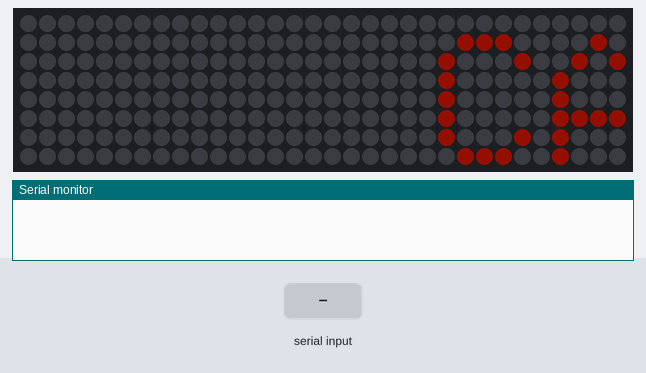
The program below on a simulated ESP8266 (NodeMCU). Shown: 32×8 RGB LED matrix (first LED top left, wired row by row), the last lines printed to the serial monitor. Inputs (shaded band) come from the test bench. Dim RGB values are drawn brighter than linear.

Above: at 6.26 s.
6.3 s: "1\n" received over Serial
At 11.5 s:
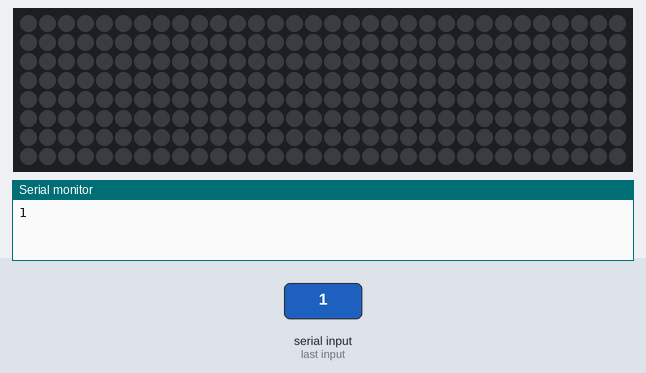
At 12.14 s:
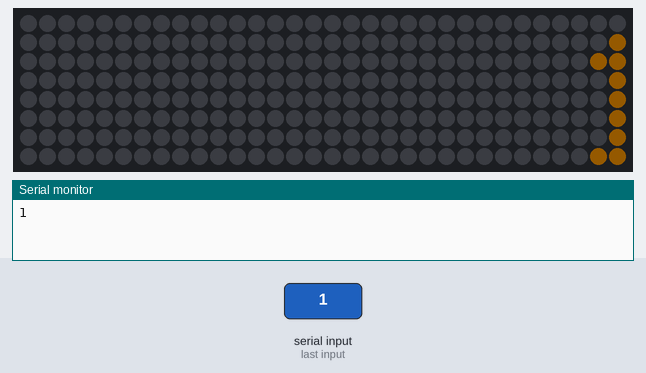

The program:

main.cpp
```cpp
#include <Arduino.h>
#include <TaskScheduler.h>
#include <Adafruit_GFX.h>
#include <Adafruit_NeoMatrix.h>
#include <Adafruit_NeoPixel.h>
#define PIN D7
String texto = "CADENA DE PRUEBAS";
String cadenaCharEntrada = "";
bool fin_cadena = false;

Adafruit_NeoMatrix matrix = Adafruit_NeoMatrix(32, 8, PIN,
                                               NEO_MATRIX_TOP + NEO_MATRIX_LEFT + NEO_MATRIX_COLUMNS + NEO_MATRIX_ZIGZAG,
                                               NEO_GRB + NEO_KHZ800);

const uint16_t colors[] = {
    matrix.Color(255, 102, 0),
    matrix.Color(255, 204, 0),
    matrix.Color(128, 0, 128),
    matrix.Color(255, 0, 255)};

int x = matrix.width();
int longitud = texto.length() * 5 + 64;

int pass = 0;
void t1Callback();
void t2Callback();
void serialEvent();

Task t1(120, TASK_FOREVER, &t1Callback);
Task t2(100, TASK_FOREVER, &t2Callback);

Scheduler runner;

void setup()
{

  Serial.begin(115200);
  matrix.begin();
  matrix.setTextWrap(false);
  matrix.setBrightness(20);
  matrix.setTextColor(colors[0]);
  // put your setup code here, to run once:

  runner.init();
  runner.addTask(t1);
  runner.addTask(t2);
  delay(5000);
  t1.enable();
  t2.enable();
}
void loop()
{
  runner.execute();
}

void serialEvent()
{
  //Recepción de datos Seriales

  while (Serial.available())
  {
    char CaracterEntrada = Serial.read();

    cadenaCharEntrada += CaracterEntrada;
    if (CaracterEntrada == '\n')
    {
      fin_cadena = true;
    }
  }
}

void t1Callback()
{
  matrix.fillScreen(0);
  matrix.setCursor(x, 1);
  matrix.print(texto);
  if (--x < -1 * longitud)
  {
    x = matrix.width();
    if (++pass >= 4)
      pass = 0;
    matrix.setTextColor(colors[pass]);
  }
  matrix.show();
}

void t2Callback()
{

  if (Serial.available())
  {
    serialEvent();
  }
  if (fin_cadena)
  {
    Serial.println(cadenaCharEntrada);
    texto = cadenaCharEntrada;
    cadenaCharEntrada = "";
    longitud = texto.length() * 5;
    longitud += (texto.length() % 32);
    fin_cadena = false;
    x = matrix.width();
  }
}
```

Measured:
- after the input at 6.3 s, the LEDs: change at once (image 1)
- what the display in image 1 shows lasts 1.4 s, from 10.6 s to 12.0 s
